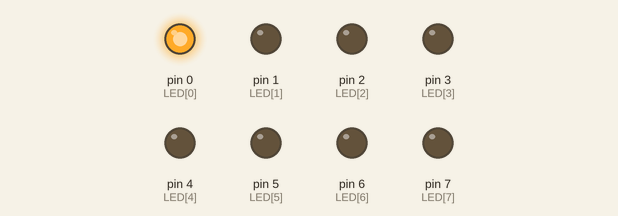
A sketch run on a simulated Arduino Uno, built with avr-gcc and run on an emulated ATmega328P. Shown: output pins drawn as LEDs (lit = HIGH).

Above: at 0.2 s.
At 1.2 s:
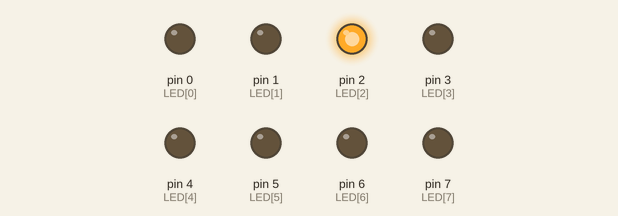
At 1.7 s:
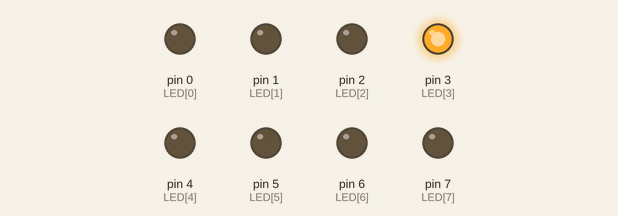
At 2.2 s:
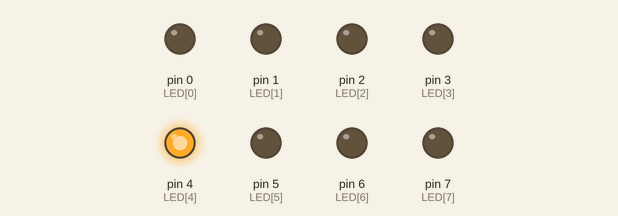
At 3.2 s:
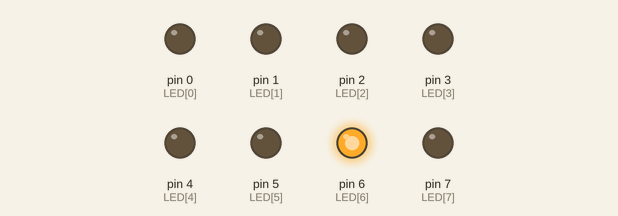
At 4.7 s:
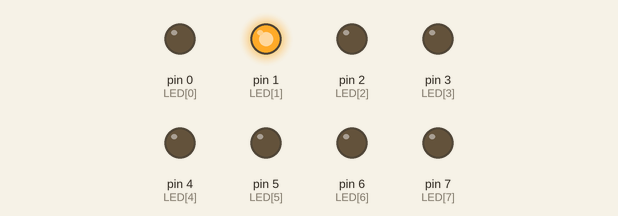
Timing chart, 0 to 5.2 s (numbered marks = the images above):
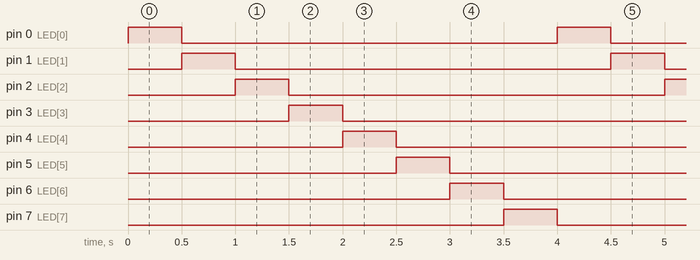

Measured:
- by itself, pin 0 (LED[0]), pin 1 (LED[1]), pin 2 (LED[2]), pin 3 (LED[3]), pin 4 (LED[4]), pin 5 (LED[5]), pin 6 (LED[6]), pin 7 (LED[7]): alternates HIGH for 0.50 s and LOW for 3.5 s
- by itself, everything shown: repeats every 4.0 s, in 9 steps

The sketch:

DancingLight-code.ino
```cpp
// LED connected to digital pin ( 0, 1, 2, 3, 4, 5, 6, 7 )
int LED[] = { 0, 1, 2, 3, 4, 5, 6, 7 };

void setup() {

  //sets the pins (LED) as output
  for (int i = 0; i < 8; i++) {
    pinMode(i, OUTPUT);
  }
}

void loop() {

  for (int i = 0; i < 8; i++) {
    digitalWrite(LED[i], HIGH);  //sets the digital pins LED on ( 0 or 1 or 2 or 3 or 4 or 5 or 6 or 7 )
    delay(500);                  // waits for 0.5 second
    digitalWrite(LED[i], LOW);   //sets the digital pins (LED) off
  }
}
```
